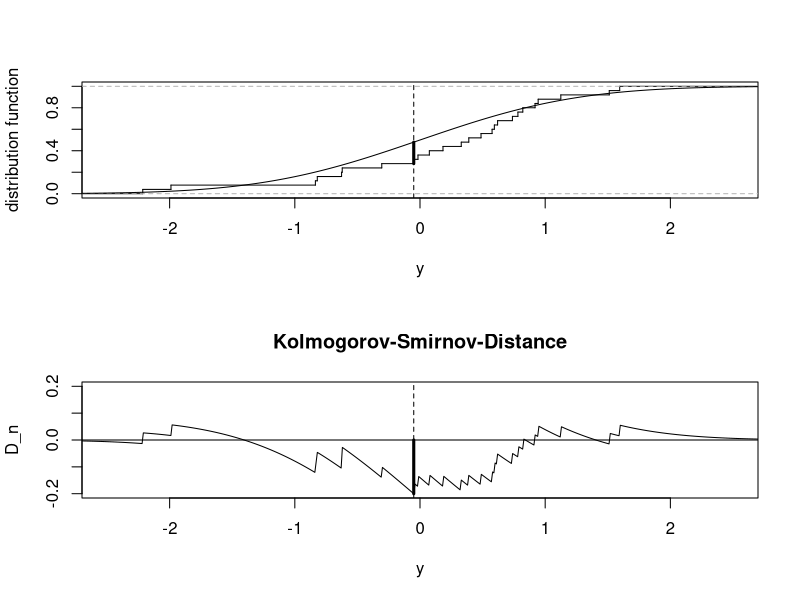

Source code (R):
# Script: Kolmogorov-Smirnov_Test.R
# Description: This script performs a Kolmogorov-Smirnov test by comparing 
# an empirical distribution function (ECDF) with the theoretical normal CDF.

# Flag to control PDF generation
generate_pdf <- FALSE  # Set to TRUE to generate PDF files

# Set seed for reproducibility
set.seed(1)

# Number of observations
N <- 25

# Generate and sort random normal data
Y <- rnorm(N)
Y <- sort(Y)

if (generate_pdf) pdf("KS.pdf", height = 6, width = 6)

# Set up two-panel plot layout
par(mfrow = c(2, 1))

# Compute empirical cumulative distribution function (ECDF)
Fn <- ecdf(Y)

# Plot 1: ECDF vs. Normal CDF
plot(Fn, verticals = TRUE, do.points = FALSE, 
     ylab = "distribution function", xlab = "y", xlim = c(-2.5, 2.5),
     main = "", lwd = 1)

# Theoretical normal CDF
x <- seq(-4, 4, by = 0.01)
lines(x, pnorm(x), lwd = 1)

# Compute Kolmogorov-Smirnov (KS) distance
KS <- cbind((1:N) / N - pnorm(Y))
index <- (1:N)[abs(KS) == max(abs(KS))]

KSS <- Fn(x) - pnorm(x)
Index <- (1:length(x))[abs(KSS) == max(abs(KSS))]

# Draw KS statistic as vertical line
lines(c(x[Index], x[Index]), c(Fn(x[Index]), pnorm(x[Index])), lwd = 3)
abline(v = x[Index], lty = 2)

# Plot 2: Kolmogorov-Smirnov distance function
plot(Y, KS, xlim = c(-2.5, 2.5), ylim = c(-0.2, 0.2), type = "n", 
     xlab = "y", ylab = "D_n")

title(main = "Kolmogorov-Smirnov-Distance")

# Difference between ECDF and normal CDF
lines(x, Fn(x) - pnorm(x))
abline(h = 0)

# Highlight maximum deviation
lines(c(x[Index], x[Index]), c(0, KSS[Index]), lwd = 3)
abline(v = x[Index], lty = 2)

if (generate_pdf) dev.off()
